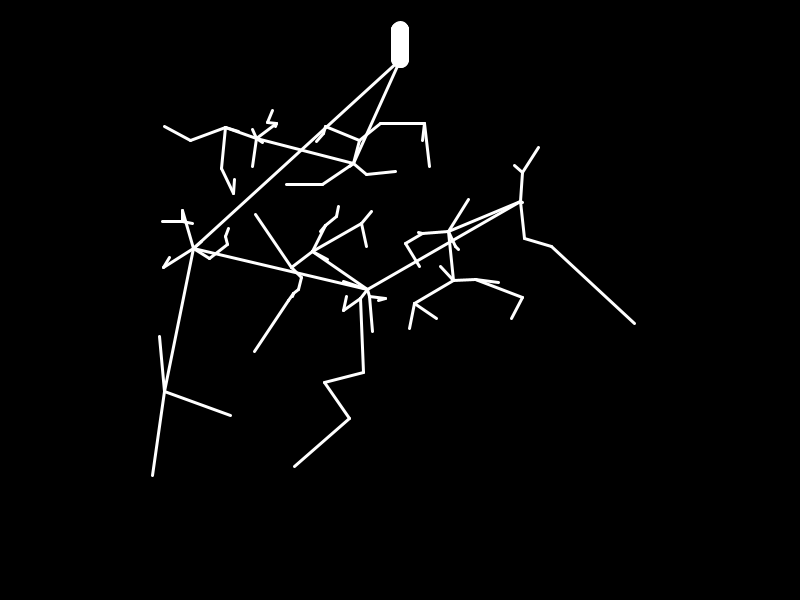
Frame 1 (no input)
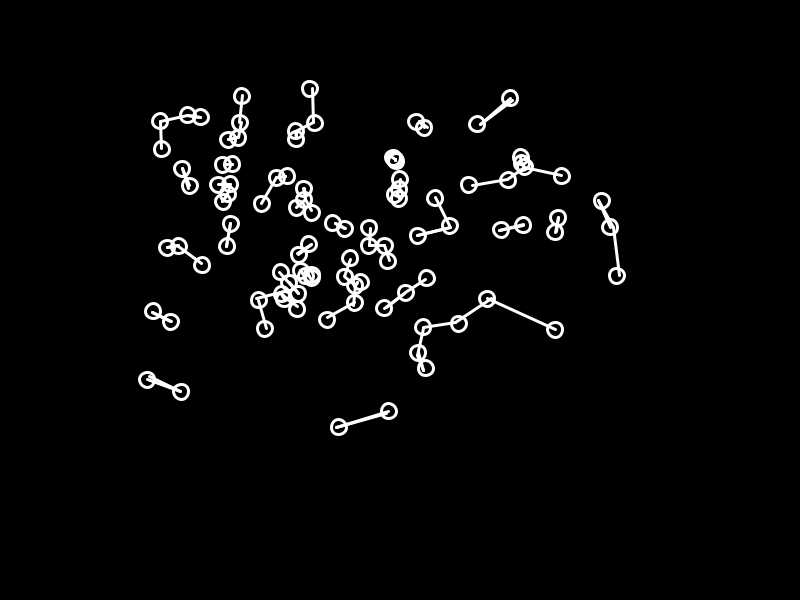
Frame 60 (the mouse pressed at the canvas centre just before this capture)
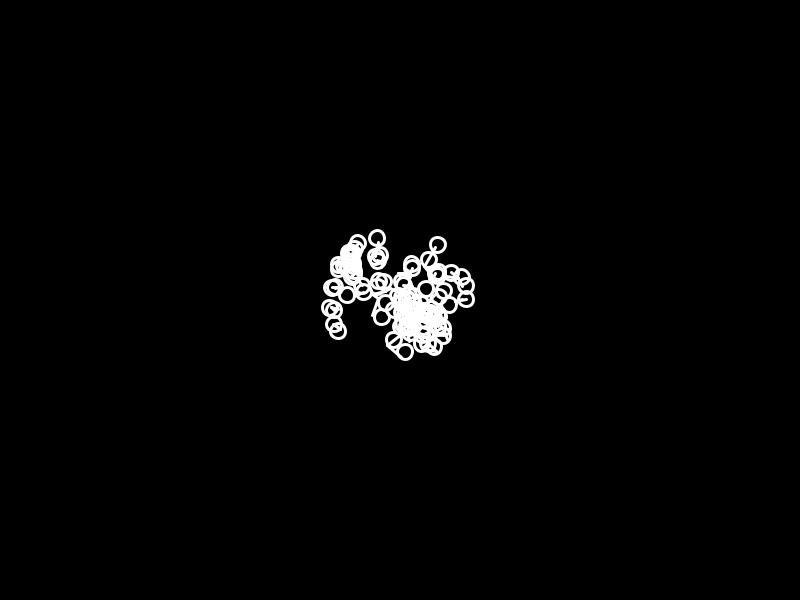
Frame 120 (the mouse held since frame 60 and released just before this capture)

The Processing sketch that drew these frames (run headless with seeded random() and noise(); from frame 60 on, the mouse is pressed at the canvas centre):

// Processing sketch: processing_146288
// ── processing_146288.pde


ArrayList <Bola> listaBolas;
int numBolas;

void setup() {
  size(800, 600);
  numBolas = 100;
  listaBolas = new ArrayList();

  cursor(CROSS);
  for (int i = 0; i < numBolas; i++) {
    Bola b = new Bola(); 
    listaBolas.add(b);
  }
}

void draw() {
  background(0);
  for (int i = 0; i < numBolas; i++) {
    Bola b = listaBolas.get(i);
    if (mousePressed) {
      b.attractToMouse();
    } 
    b.drawMe();
    b.mover(); 
    float dist_ref=1000;
    float myX= -1;
    float myY= -1;
    for (int j = 0; j < numBolas; j++) {
      Bola b2 = listaBolas.get(j);
      float d = dist(b.pos.x, b.pos.y, b2.pos.x, b2.pos.y);
      if (d < dist_ref && d !=0) {
        dist_ref=d;
        myX=b2.pos.x;
        myY=b2.pos.y;
      }
    }
    strokeCap(ROUND);
    strokeWeight(3);
    stroke(255);
    line(b.pos.x, b.pos.y, myX, myY);
  }
}
void mouseReleased() {
  for (int j = 0; j < numBolas; j++) {
    Bola b2 = listaBolas.get(j);
    b2.goToPerlin = true;
  }
}

class Bola {

  PVector pos;
  PVector vel;
  PVector acc;
  //PVector incremento;
  float ruidoX;
  float ruidoY;
  int size;
  float xoff;
  float yoff;
  float incrementoX;
  float incrementoY;
  float myMass;
  boolean goToPerlin;

  public Bola() {
    pos = new PVector(width/2, random(30, 60));
    vel = new PVector(random(2, 3), random(2, 3));
    acc = new PVector(0, 0);
    ruidoX = random(0.0004, 0.002 );
    ruidoY = random(0.0003, 0.005);
    size = 15;
    incrementoX = random(0.0005, 0.0059);
    incrementoY = random(0.0005, 0.0059);
    xoff = random(10);
    yoff = random(10);
    myMass = 1;
    goToPerlin = false;
  }


  void drawMe() {
    stroke(255);
    noFill();
    ellipse(pos.x, pos.y, size, size);
  }
  void mover() {
    xoff += incrementoX;
    yoff += incrementoY;

    if (!goToPerlin) {
      if (!mousePressed) {
        pos=new PVector(noise(xoff)*width, noise(yoff)*height);
      }
    }
    else {
      attractToPerlin();
    }

    vel.add(acc);
    vel.limit(10);

    pos.add(vel);

    if (pos.x > width-(size/2) || pos.x < size/2)
      vel.x *= -1;
    if (pos.y > height-(size/2) || pos.y < size/2)
      vel.y *= -1;

    acc.mult(0);
  }


  void addForce(PVector _f) {
    PVector f = PVector.div(_f, myMass);
    acc.add(f);//.add(f);
  }

  void attractToMouse() {
    PVector mouseVector = new PVector(mouseX, mouseY);
    PVector dis = PVector.sub(mouseVector, pos);
    //    dis.normalize();
    //    dis.mult(0.9);
    dis.div(50);
    addForce(dis);
  }

  void attractToPerlin() {
    PVector puntoBack = new PVector(noise(xoff)*width, noise(yoff)*height); 
    PVector dis = PVector.sub(puntoBack, pos);
    dis.div(5);
    addForce(dis);

    float distancia = puntoBack.dist(pos);
    if (distancia < 6) {
      goToPerlin = false;
    }
    println(dis);
  }
}
